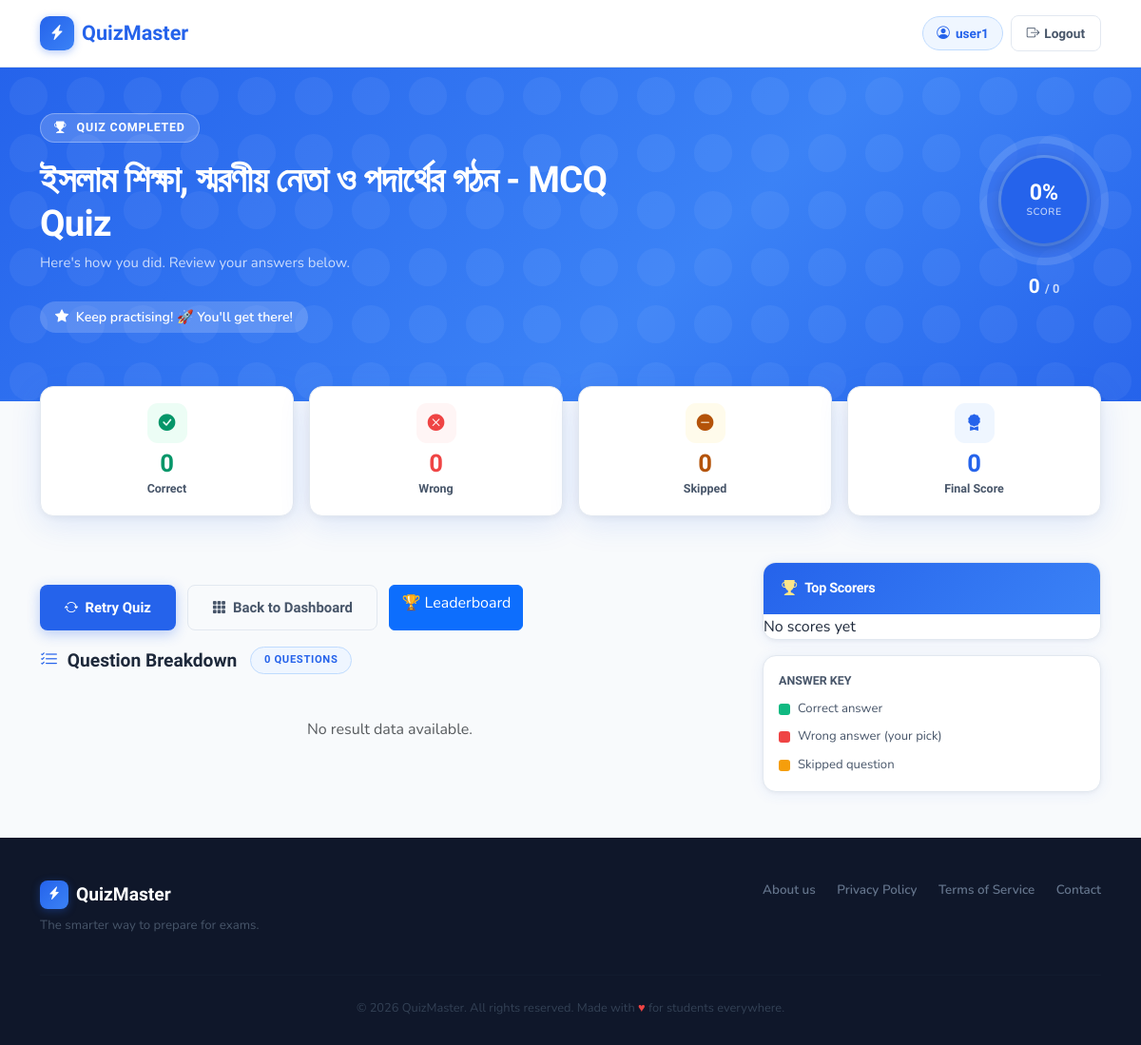
/quiz/1/result/ (signed in), run on an earlier commit of the app's database.
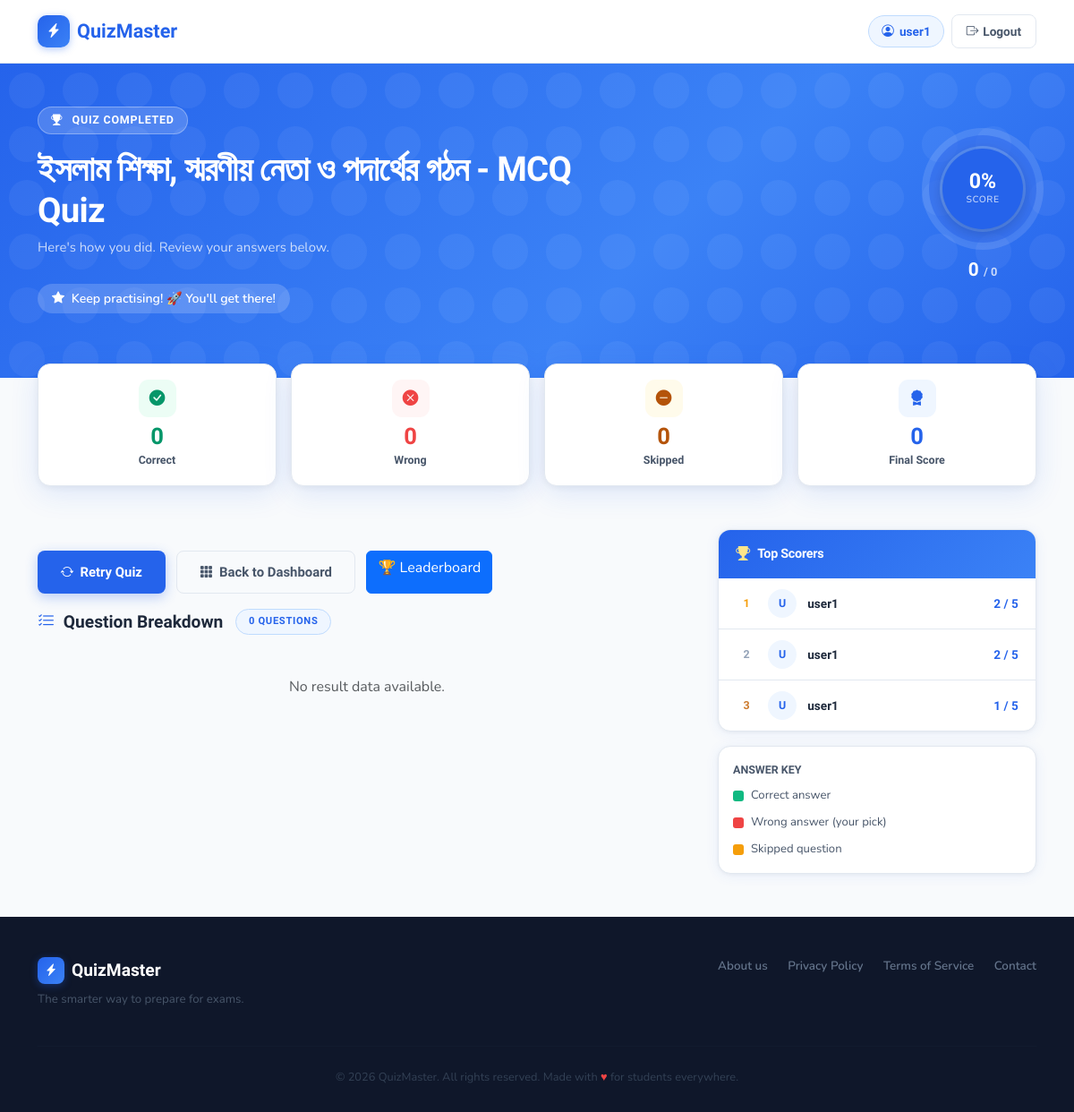
And on a later commit of the database.
### quiz/models.py (models this page shows)
class QuizAttempt(models.Model):
    user = models.ForeignKey(User, on_delete=models.CASCADE)
    quiz = models.ForeignKey(Quiz, on_delete=models.CASCADE)
    score = models.IntegerField()
    total = models.IntegerField()
    attempt_number = models.IntegerField()
    created_at = models.DateTimeField(auto_now_add=True)

### quiz/views.py (the view)
# urls.py: path("quiz/<int:quiz_id>/result/", views.quiz_result, name="quiz_result"),
@login_required
def quiz_result(request, quiz_id):
    quiz = get_object_or_404(Quiz, id=quiz_id)
    result = request.session.get("quiz_result", {
        "correct": 0,
        "wrong": 0,
        "skipped": 0,
        "score": 0,
        "total": 0,
        "result_items": []
    })
    leaderboard = QuizAttempt.objects.filter(
        quiz=quiz
    ).order_by("-score", "created_at")[:3]
    return render(request, "quiz/quiz-result.html", {
        "quiz": quiz,
        "correct_count": result["correct"],
        "wrong_count": result["wrong"],
        "skipped_count": result["skipped"],
        "score": result["score"],
        "total_questions": result["total"],
        "result_items": result["result_items"],
        "leaderboard": leaderboard
    })

### quiz/templates/quiz/quiz-result.html (shortened to what the changed rows need)
{% extends "quiz/base.html" %}
{% load static %}
{% load i18n %}
{% block content %}
<div class="result-hero">
  <div class="container">
    <div class="row align-items-center gy-4">
      <div class="col-12 col-md-7">
        <h1 class="anim-up d2">{{ quiz.title }}</h1>
      </div>
    </div>
  </div>
</div>
<div class="container mb-5">
  <div class="row gy-4">
    <div class="col-12 col-lg-4">
      <div class="leaderboard-card reveal">
        <ul class="lb-list">
          {% for item in leaderboard %}
          <li class="lb-item">
            <div class="lb-rank {% if forloop.counter <= 3 %}r{{ forloop.counter }}{% else %}rn{% endif %}">
              {{ forloop.counter }}
            </div>
            <div class="lb-avatar">
              {{ item.user.username|first|upper }}
            </div>
            <div class="lb-name">
              {{ item.user.username }}
            </div>
            <div class="lb-score">
              {{ item.score }} / {{ item.total }}
            </div>
          </li>
          {% empty %}
          <li>No scores yet</li>
          {% endfor %}
        </ul>
      </div>
    </div>
  </div>
</div>
{% endblock %}

What changed in the data, as far as the page shows it:
added QuizAttempt: user.username|first "U", user.username "user1", score "2", total "5"
added QuizAttempt: user.username|first "U", user.username "user1", score "2", total "5"
added QuizAttempt: user.username|first "U", user.username "user1", score "1", total "5"
Also different on the page:
text no longer shown: "No scores yet"
